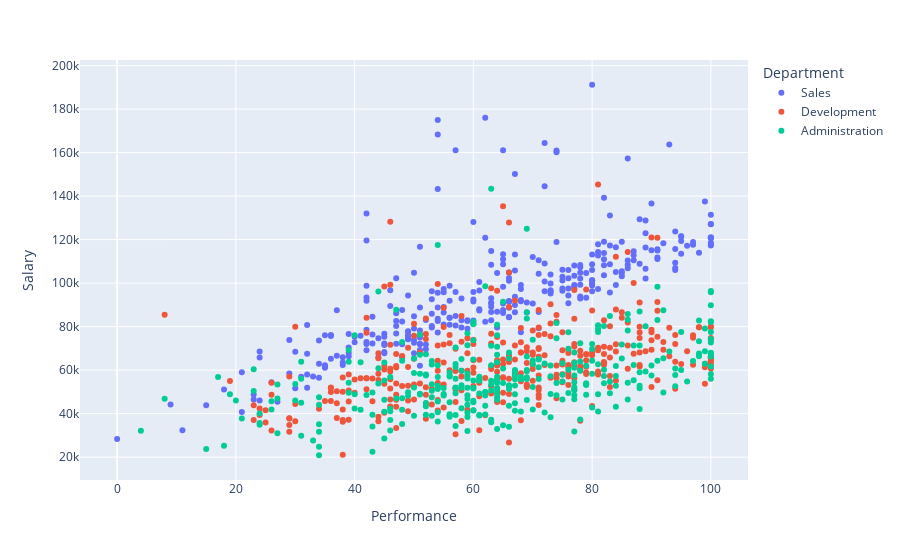

Notebook source saved alongside this figure:
### Markdown cell above
## Daten
Gegeben sind (fiktive) Mitarbeiterdaten eines großen Unternehmens. Jede Zeile in diesem DataFrame entspricht einem Mitarbeiter bzw. einer Mitarbeiterin. Hinterlegt sind die folgenden Features:
* ID: Die Personalnummer
* YearsInCompany: Seit wie vielen Jahren ist die Person in der Firma tätig
* Department: Arbeitet die Person in der Entwicklung (Development), im Vertrieb (Sales) oder im administrativen Bereich (Administration)
* Performance: Ein Maß, das die Performance des Mitarbeiters quantifiziert (zwischen 0 und 100)
* MonthsInCompany: Seit wie vielen Monaten ist die Person in der Firma tätig
* Salary: Das Jahresgehalt der Person in EUR

Wir lesen zunächst die Daten ein und lassen uns einen Auszug anzeigen.

### Code cell
df = pd.read_csv("Daten/salary.csv")
px.scatter(data_frame=df, x="Performance", y="Salary", color="Department")

### Figure 1 — Plotly figure (JSON) as saved in the notebook; plotly's stock layout.template omitted (floating-point values rounded to 4 significant figures; data arrays with more than 128 entries replaced by an {"elided": "..."} marker saying what was removed)
{"data": [{"hovertemplate": "Department=Sales<br>Performance=%{x}<br>Salary=%{y}<extra></extra>", "legendgroup": "Sales", "marker": {"color": "#636efa", "symbol": "circle"}, "mode": "markers", "name": "Sales", "orientation": "v", "showlegend": true, "type": "scatter", "x": {"elided": "311 int values"}, "xaxis": "x", "y": {"elided": "311 int values"}, "yaxis": "y"}, {"hovertemplate": "Department=Development<br>Performance=%{x}<br>Salary=%{y}<extra></extra>", "legendgroup": "Development", "marker": {"color": "#EF553B", "symbol": "circle"}, "mode": "markers", "name": "Development", "orientation": "v", "showlegend": true, "type": "scatter", "x": {"elided": "344 int values"}, "xaxis": "x", "y": {"elided": "344 int values"}, "yaxis": "y"}, {"hovertemplate": "Department=Administration<br>Performance=%{x}<br>Salary=%{y}<extra></extra>", "legendgroup": "Administration", "marker": {"color": "#00cc96", "symbol": "circle"}, "mode": "markers", "name": "Administration", "orientation": "v", "showlegend": true, "type": "scatter", "x": {"elided": "338 int values"}, "xaxis": "x", "y": {"elided": "338 int values"}, "yaxis": "y"}], "layout": {"autosize": true, "legend": {"title": {"text": "Department"}, "tracegroupgap": 0}, "margin": {"t": 60}, "xaxis": {"anchor": "y", "autorange": true, "domain": [0, 1], "range": [-6.592, 106.6], "title": {"text": "Performance"}, "type": "linear"}, "yaxis": {"anchor": "x", "autorange": true, "domain": [0, 1], "range": [7672.0, 204400.0], "title": {"text": "Salary"}, "type": "linear"}}}
